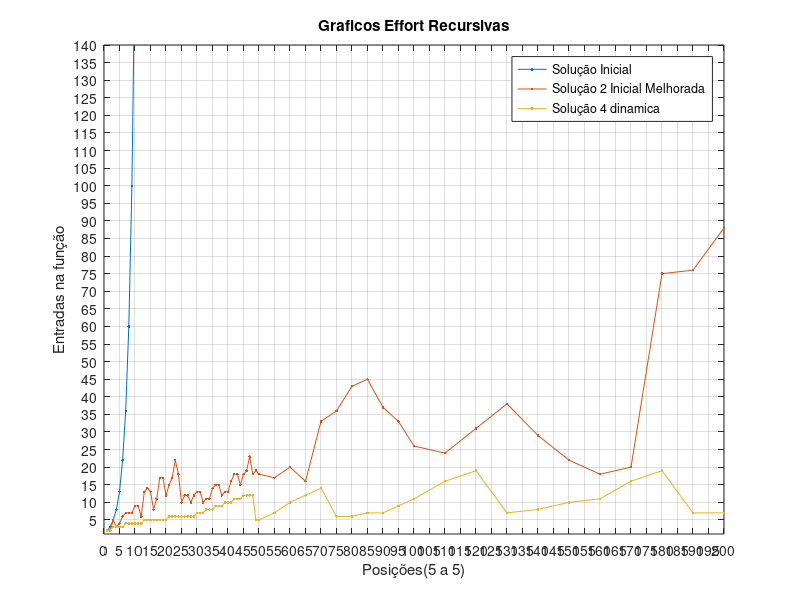

Write the MATLAB code that produced this figure.

Dados_solve_Inicial = load("ficheiro_solve_1.txt");
Dados_solve_Inicial_Melhorada = load("ficheiro_solve_2.txt");
Dados_solve_Dinamica = load("ficheiro_solve_4.txt");


Effort_solve_inicial = Dados_solve_Inicial(1:10,3);
Posicoes_solve_inicial = Dados_solve_Inicial(1:10,1);

Effort_solve_inicial_melhorada = Dados_solve_Inicial_Melhorada(1:70,3);
Posicoes_solve_inicial_melhorada = Dados_solve_Inicial_Melhorada(1:70,1);

Effort_solve_dinamica = Dados_solve_Dinamica(1:70,3);
Posicoes_solve_dinamica = Dados_solve_Dinamica(1:70,1);


plot(Posicoes_solve_inicial,Effort_solve_inicial,'.-')
hold on
plot(Posicoes_solve_inicial_melhorada,Effort_solve_inicial_melhorada,'.-')
plot(Posicoes_solve_dinamica,Effort_solve_dinamica,'.-')

xlabel('Posições(5 a 5)')
ylabel('Entradas na função')
xticks(0:5:200)
yticks(0:5:140)
ylim([1 140])
grid on
legend('Solução Inicial','Solução 2 Inicial Melhorada','Solução 4 dinamica')
title('Graficos Effort Recursivas')
